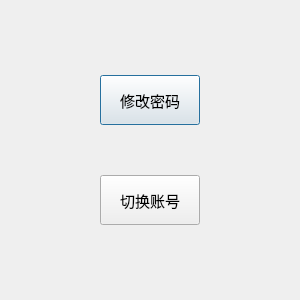
<?xml version="1.0" encoding="UTF-8"?>
<ui version="4.0">
 <class>SettingsDialog</class>
 <widget class="QDialog" name="SettingsDialog">
  <property name="geometry">
   <rect>
    <x>0</x>
    <y>0</y>
    <width>300</width>
    <height>300</height>
   </rect>
  </property>
  <property name="maximumSize">
   <size>
    <width>300</width>
    <height>300</height>
   </size>
  </property>
  <property name="windowTitle">
   <string>Dialog</string>
  </property>
  <widget class="QPushButton" name="changePwdPushButton">
   <property name="geometry">
    <rect>
     <x>100</x>
     <y>75</y>
     <width>100</width>
     <height>50</height>
    </rect>
   </property>
   <property name="font">
    <font>
     <pointsize>11</pointsize>
    </font>
   </property>
   <property name="text">
    <string>修改密码</string>
   </property>
  </widget>
  <widget class="QPushButton" name="logoutPushButton">
   <property name="geometry">
    <rect>
     <x>100</x>
     <y>175</y>
     <width>100</width>
     <height>50</height>
    </rect>
   </property>
   <property name="font">
    <font>
     <pointsize>11</pointsize>
    </font>
   </property>
   <property name="text">
    <string>切换账号</string>
   </property>
  </widget>
 </widget>
 <resources/>
 <connections/>
</ui>
